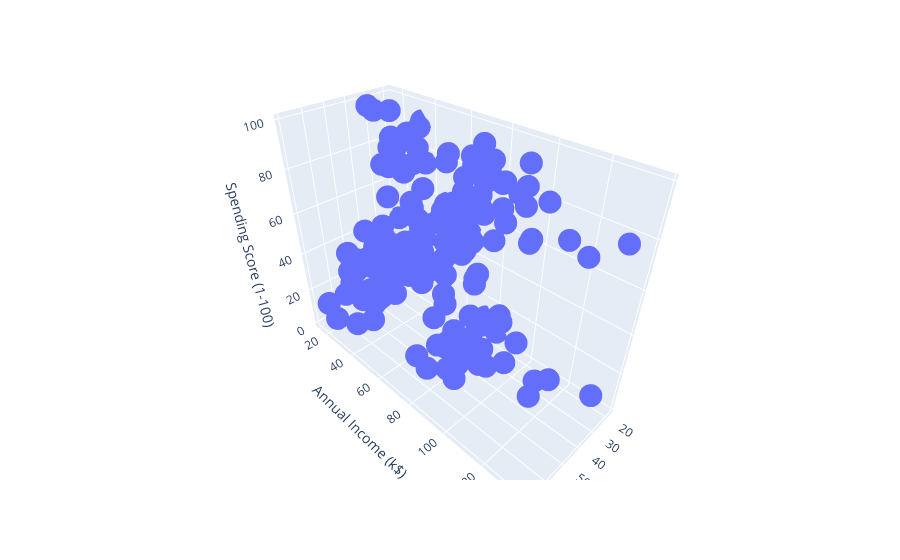

Notebook code cell kept with this figure:
### Code cell
# graph X using plotly
fig = px.scatter_3d(X, x='Age', y='Annual Income (k$)', z='Spending Score (1-100)')
fig.show()

### Figure 1 — Plotly figure (JSON) as saved in the notebook; plotly's stock layout.template omitted (floating-point values rounded to 4 significant figures; data arrays with more than 128 entries replaced by an {"elided": "..."} marker saying what was removed)
{"data": [{"hovertemplate": "Age=%{x}<br>Annual Income (k$)=%{y}<br>Spending Score (1-100)=%{z}<extra></extra>", "legendgroup": "", "marker": {"color": "#636efa", "symbol": "circle"}, "mode": "markers", "name": "", "scene": "scene", "showlegend": false, "type": "scatter3d", "x": {"elided": "200 int values"}, "y": {"elided": "200 int values"}, "z": {"elided": "200 int values"}}], "layout": {"legend": {"tracegroupgap": 0}, "margin": {"t": 60}, "scene": {"domain": {"x": [0, 1], "y": [0, 1]}, "xaxis": {"title": {"text": "Age"}}, "yaxis": {"title": {"text": "Annual Income (k$)"}}, "zaxis": {"title": {"text": "Spending Score (1-100)"}}}}}
